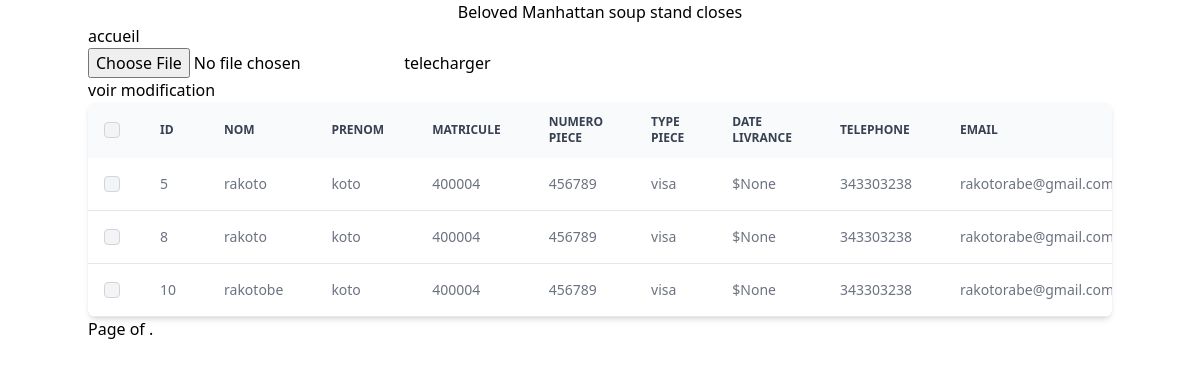
Before: / with the older database file.
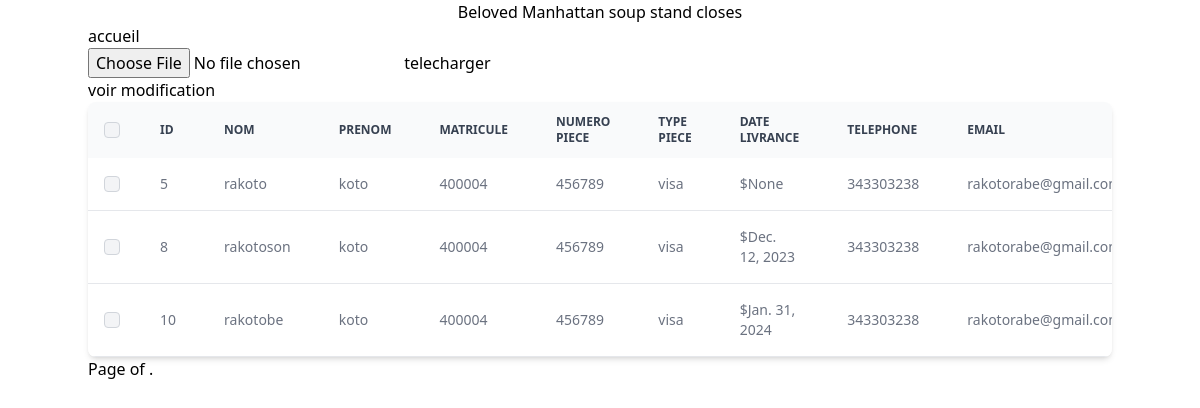
After: the same page with the newer database file.
### tafika/models.py (models this page shows)
class Beneficiaire(models.Model):
    nom = models.CharField(max_length=255)
    prenom = models.CharField(max_length=255)
    matricule = models.CharField(max_length=255)
    numero_piece = models.CharField(max_length=255)
    type_piece = models.CharField(max_length=255)
    date_livrance = models.DateField()
    telephone = models.CharField(max_length=20)
    email = models.EmailField()
    date_naissance = models.DateField()
    code_postal = models.CharField(max_length=10)
    sexe = models.CharField(max_length=10)
    adresse = models.CharField(max_length=255)

### tafika/views.py (the view, shortened to what this page needs)
# urls.py: path('', views.importation, name='liste'),
def importation(request):
    benef = Beneficiaire.objects.all()
    elements_par_page = 3
    paginator = Paginator(benef, elements_par_page)
    page = request.GET.get('page', 1)
    beneficiaires_pages = paginator.get_page(page)
    return render(request,'tafika/liste.html',{'benefici':beneficiaires_pages} )

### tafika/templates/tafika/liste.html (shortened to what the changed rows need)
{% extends 'tafika/home.html'%}
{% block content%}
<div>
    {%if benefici%}
        <div class="relative overflow-x-auto shadow-md sm:rounded-lg">
            <table class="w-full text-sm text-left rtl:text-right text-gray-500 dark:text-gray-400">
                <thead class="text-xs text-gray-700 uppercase bg-gray-50 dark:bg-gray-700 dark:text-gray-400">
                        <tr>
                            <th scope="col" class="p-4">
                                <div class="flex items-center">
                                    <input id="checkbox-all-search" type="checkbox" class="w-4 h-4 text-blue-600 bg-gray-100 border-gray-300 rounded focus:ring-blue-500 dark:focus:ring-blue-600 dark:ring-offset-gray-800 dark:focus:ring-offset-gray-800 focus:ring-2 dark:bg-gray-700 dark:border-gray-600">
                                </div>
                            </th>
                             <th scope="col" class="px-6 py-3">
                                id
                            </th>
                            <th scope="col" class="px-6 py-3">
                                Nom
                            </th>
                            <th scope="col" class="px-6 py-3">
                                Prenom
                            </th>
                            <th scope="col" class="px-6 py-3">
                                Matricule
                            </th>
                            <th scope="col" class="px-6 py-3">
                                Numero Piece
                            </th>
                            <th scope="col" class="px-6 py-3">
                                type piece
                            </th>
                            <th scope="col" class="px-6 py-3">
                                date livrance
                            </th>
                            <th scope="col" class="px-6 py-3">
                                telephone
                            </th>
                            <th scope="col" class="px-6 py-3">
                                email
                            </th>
                        </tr>
                    </thead>
                    <tbody>
                        {% for person in benefici %}
                        <tr class="bg-white border-b dark:bg-gray-800 dark:border-gray-700 hover:bg-gray-50 dark:hover:bg-gray-600">
                        <td class="w-4 p-4">
                            <div class="flex items-center">
                                <input id="checkbox-table-search-1" type="checkbox" class="w-4 h-4 text-blue-600 bg-gray-100 border-gray-300 rounded focus:ring-blue-500 dark:focus:ring-blue-600 dark:ring-offset-gray-800 dark:focus:ring-offset-gray-800 focus:ring-2 dark:bg-gray-700 dark:border-gray-600">
                            </div>
                        </td>
                        <td class="px-6 py-4">
                            {{person.id}}
                        </td>
                        <td class="px-6 py-4">
                            {{person.nom}}
                        </td>
                        <td class="px-6 py-4">
                            {{person.prenom}}
                        </td>
                        <td class="px-6 py-4">
                            {{person.matricule}}
                        </td>
                        <td class="px-6 py-4">
                            {{person.numero_piece}}
                        </td>
                        <td class="px-6 py-4">
                            {{person.type_piece}}
                        </td>
                        <td class="px-6 py-4">
                            ${{person.date_livrance}}
                        </td>
                        <td class="px-6 py-4">
                            {{person.telephone}}
                        </td>
                        <td class="px-6 py-4">
                            {{person.email}}
                        </td>
                        </tr>
                        {% endfor%}
                     </tbody>
            </table>
        </div>
    {%else%}
        <h3 class="justify-center text-center">pas d'importation</h3>
    {%endif%}
</div>
{% endblock content %}

Changed rows visible on the page:
changed Beneficiaire id 8: nom "rakoto" → "rakotoson"; date_livrance "None" → "Dec. 12, 2023"
changed Beneficiaire "rakotobe": date_livrance "None" → "Jan. 31, 2024"
